Frame 1 (no input): blank canvas, image omitted
Frame 60 (no input): blank canvas, image omitted
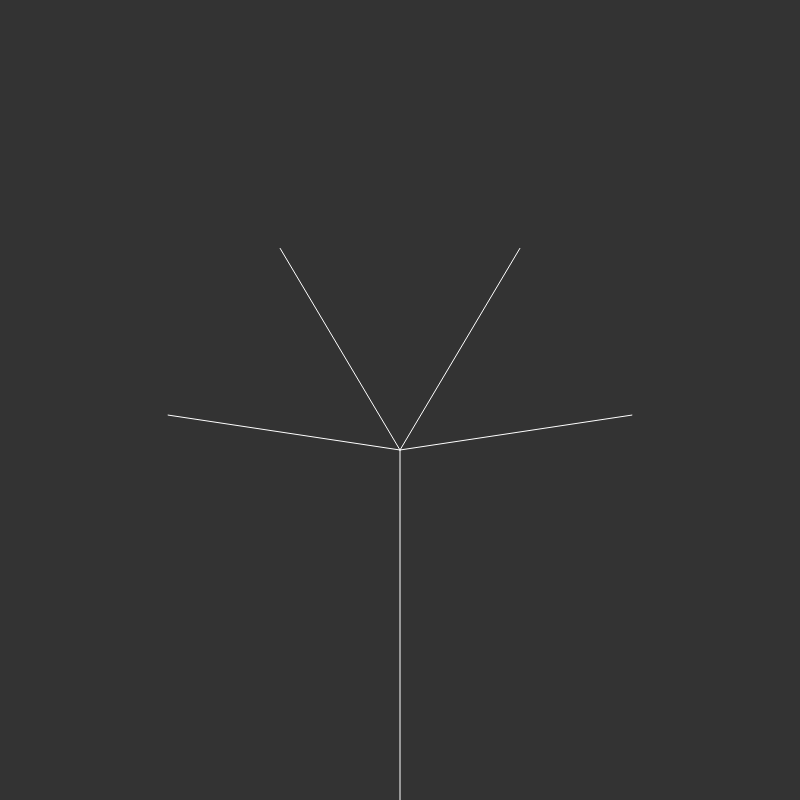
Frame 120 (the mouse pressed at the canvas centre since frame 60)

The p5.js sketch whose frames 1 and 60 were blank and that drew this single picture after the mouse press (run headless with seeded random() and noise() and a simulated clock; from frame 60 on, the mouse is pressed at the canvas centre):

// p5.js sketch
// ── sketch.js
var dandelion = [];

var counter = 0;


function setup() {
  createCanvas(800, 800);
  var a = createVector(width / 2, height);
  var b = createVector(width / 2, 450);
  var root = new Branch(a, b);

  dandelion[0] = root;
}

function mousePressed() {
  if (counter < 6) {
    for (var i = dandelion.length - 1; i >= 0; i--) {
      if (!dandelion[i].finished) {
        dandelion.push(dandelion[i].branchLeft());
        dandelion.push(dandelion[i].branchRight());
        dandelion.push(dandelion[i].branchBottomLeft());
        dandelion.push(dandelion[i].branchBottomRight());
      }
      dandelion[i].finished = true;
    }
  }
  if (counter < 7) {
    counter++;
  }
}

function draw() {
  background(51);

  for (var i = 0; i < dandelion.length; i++) {
    if (counter <= 3){
      dandelion[i].show();
    } else if (counter > 3 && counter != 7) {
      dandelion[i].jitter();
      dandelion[i].show();
    } else if (counter === 7 && i > 4){
      dandelion[i].show();
      dandelion[i].blowAway();
    } else if (counter === 7 && i > 0){
      dandelion[i].blowAway();
    } else {
      dandelion[0].show();
      dandelion[0].jitter();
      setTimeout( function(){
        dandelion[0].end.x += 8;
        dandelion[0].end.y -= 2;
        dandelion[0].begin.y -= 5;
        dandelion[0].begin.x += 4;
      },3000);

    }
  }

}

// ── branch.js
function Branch(begin, end) {
  this.begin = begin;
  this.end = end;
  this.finished = false;
  this.angle = PI/random(3,7);
  this.downAngle = this.angle + 70;
  this.jitter = function() {
    this.end.x += random(-1, 1);
    this.end.y += random(-1, 1);
  }
  this.blowAway = function() {
    this.end.x += random(0,17);
    this.end.y += random(0,-8);
  }

  this.show = function() {
    stroke(255);
    line(this.begin.x, this.begin.y, this.end.x, this.end.y);
  }

  this.branchLeft = function() {
    var dir = p5.Vector.sub(this.end, this.begin);
    dir.rotate(this.angle * -1);
    dir.mult(0.67);
    var newEnd = p5.Vector.add(this.end, dir);
    var left = new Branch(this.end, newEnd);
    return left;
  }

  this.branchRight = function() {
    var dir = p5.Vector.sub(this.end, this.begin);
    dir.rotate(this.angle);
    dir.mult(0.67);
    var newEnd = p5.Vector.add(this.end, dir);
    var right = new Branch(this.end, newEnd);
    return right;
  }

  this.branchBottomLeft = function() {
    var dir = p5.Vector.sub(this.end, this.begin);
    dir.rotate(this.downAngle * -1);
    dir.mult(0.67);
    var newEnd = p5.Vector.add(this.end, dir);
    var left = new Branch(this.end, newEnd);
    return left;
  }

  this.branchBottomRight = function() {
    var dir = p5.Vector.sub(this.end, this.begin);
    dir.rotate(this.downAngle);
    dir.mult(0.67);
    var newEnd = p5.Vector.add(this.end, dir);
    var right = new Branch(this.end, newEnd);
    return right;
  }

}
